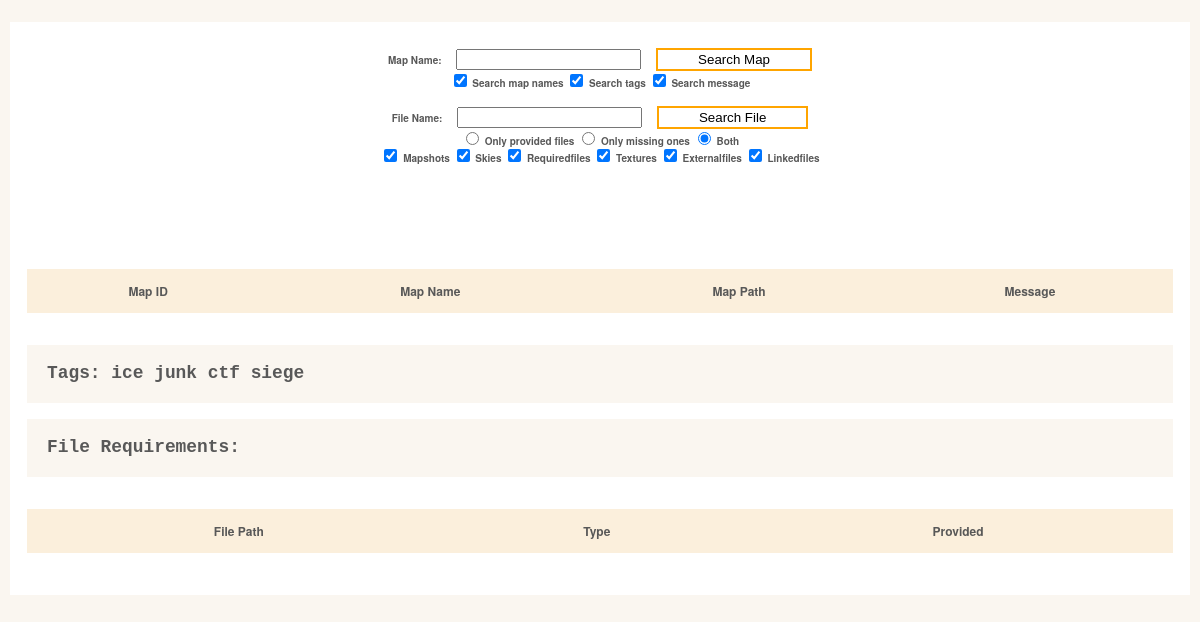
Screenshot of /map_detail.php?mapid=852 with the database file from the repository.
### tables this page shows
CREATE TABLE tags (
                                    tag_id integer PRIMARY KEY,
                                    map_id integer NOT NULL,
                                    tag_name text NOT NULL,
                                    FOREIGN KEY (map_id) REFERENCES maps (map_id)
                                );

### map_detail.php (the view, shortened to what this page needs)
<head>
    <link rel="stylesheet" type="text/css" href="map_browser.css">
        <?php
$db = new SQLite3("sqlite_mapdata.db");
        ?>
</head>
<body>
    <div id="wrapper">
        <form action="map_browser.php" method="get">
            <label for="mapname">Map Name: </label>
            <input type="text" name="mapname">
            <input type="submit" value="Search Map">
            <br>
            <label><input type="checkbox" name="name" value="1" checked="true"/> Search map names</label>
            <label><input type="checkbox" name="tags" value="1" checked="true"/> Search tags</label>
            <label><input type="checkbox" name="message" value="1" checked="true"/> Search message</label>
        </form>
        <form action="file_browser.php" method="get">
            <label for="mapname">File Name: </label>
            <input type="text" name="mapname">
            <input type="submit" value="Search File">
            <br>
            <label><input type="radio" id="option2" name="provided" value="1"/> Only provided files</label>
            <label><input type="radio" id="option3"name="provided" value="-1"/> Only missing ones</label>
            <label><input type="radio" id="option4" name="provided" value="0" checked="true"/> Both</label>
            <br>
            <label><input type="checkbox" name="mapshot" value="1" checked="true"/> Mapshots</label>
            <label><input type="checkbox" name="sky" value="1" checked="true"/> Skies</label>
            <label><input type="checkbox" name="requiredfile" value="1" checked="true"/> Requiredfiles</label>
            <label><input type="checkbox" name="texture" value="1" checked="true"/> Textures</label>
            <label><input type="checkbox" name="externalfile" value="1" checked="true"/> Externalfiles</label>
            <label><input type="checkbox" name="linkedfile" value="1" checked="true"/> Linkedfiles</label>
        </form>
        <div class="head">
            <h1>
        </div>
        <div id="wrapper">
            <div class="row">
            </div>
        </div>
        <table id="keywords" cellspacing="0" cellpadding="0">
            <thead>
                <tr>
                    <th><span>Map ID</span></th>
                    <th><span>Map Name</span></th>
                    <th><span>Map Path</span></th>
                    <th><span>Message</span></th>
                </tr>
            </thead>
        </table>
        <h2>
            Tags:
            <?php
$tagdata = $db->query("SELECT * FROM tags where map_id = ".$_GET["mapid"].";");
while ($row=$tagdata->fetchArray()) {
    echo $row["tag_name"]." ";
}
            ?>
        </h2>
                <h2>
            File Requirements:
            </h2>
        <table class="sortable maplist_table" id="keywords" cellspacing="0" cellpadding="0">
            <thead>
                <tr>
                    <th class="sorttable_alpha sort"><span>File Path</span></th>
                    <th class="sorttable_alpha"><span>Type</span></th>
                    <th class="sorttable_alpha"><span>Provided</span></th>
                </tr>
            </thead>
        </table>
    </div>
</body>

### map_browser.css (style rules this page uses)
html, body, div, span, applet, object, iframe, h1, h2, h3, h4, h5, h6, p, blockquote, pre, a, abbr, acronym, address, big, cite, code, del, dfn, em, img, ins, kbd, q, s, samp, small, strike, strong, sub, sup, tt, var, b, u, i, center, dl, dt, dd, ol, ul, li, fieldset, form, label, legend, table, caption, tbody, tfoot, thead, tr, th, td, article, aside, canvas, details, embed, figure, figcaption, footer, header, hgroup, menu, nav, output, ruby, section, summary, time, mark, audio, video { margin: 0; padding: 0; border: 0; font-size: 100%; font: inherit; vertical-align: baseline; outline: none; -webkit-font-smoothing: antialiased; -webkit-text-size-adjust: 100%; -ms-text-size-adjust: 100%; -webkit-box-sizing: border-box; -moz-box-sizing: border-box; box-sizing: border-box; }
body { background: #faf6f0; font-family: 'Helvetica Neue', Helvetica, Arial, sans-serif; font-size: 62.5%; line-height: 1; color: #585858; padding: 22px 10px; padding-bottom: 55px; }
input, textarea { -webkit-font-smoothing: antialiased; -webkit-text-size-adjust: 100%; -ms-text-size-adjust: 100%; -webkit-box-sizing: border-box; -moz-box-sizing: border-box; box-sizing: border-box; outline: none; }
table { border-collapse: collapse; border-spacing: 0; }
form { margin-top: 2vh; }
form > input { margin-left: 1vw; }
form > input[type='submit'] { background:white; outline: none; border:2px solid orange; padding: 2px 40px; cursor: pointer; }
form label { font-weight:bold; }
h1 { font-family: 'Amarante', Tahoma, sans-serif; font-weight: bold; font-size: 3.6em; margin-bottom: 3vh; margin-top: 2vh; color: rgb(103, 65, 6); text-align: center; }
h2 { font-family: monospace; font-weight: bold; font-size: 2.2em; margin-bottom: 10px; text-align: left; margin-bottom: 2vh; padding: 20px 20px; background: rgb(250, 246, 240) }
#wrapper { display: block; max-width:1200px; background: #fff; margin: 0 auto; position: relative; padding: 10px 17px; text-align: center; }
#keywords { margin: 0 auto; font-size: 1.2em; margin-bottom: 4vh; margin-top:4vh; background: rgb(250, 246, 240); width: 100%; }
.head h1 { display: inline; padding-right: 50px; }
.head { display: inline; }
#keywords thead { cursor: pointer; background: #fbefdc; }
#keywords thead tr th { font-weight: bold; padding: 2vh 1vw; }
.row::after { content: ""; clear: both; display: table; }

### rows the page displays
tags: tag_name "ice"
tags: tag_name "junk"
tags: tag_name "ctf"
tags: tag_name "siege"
